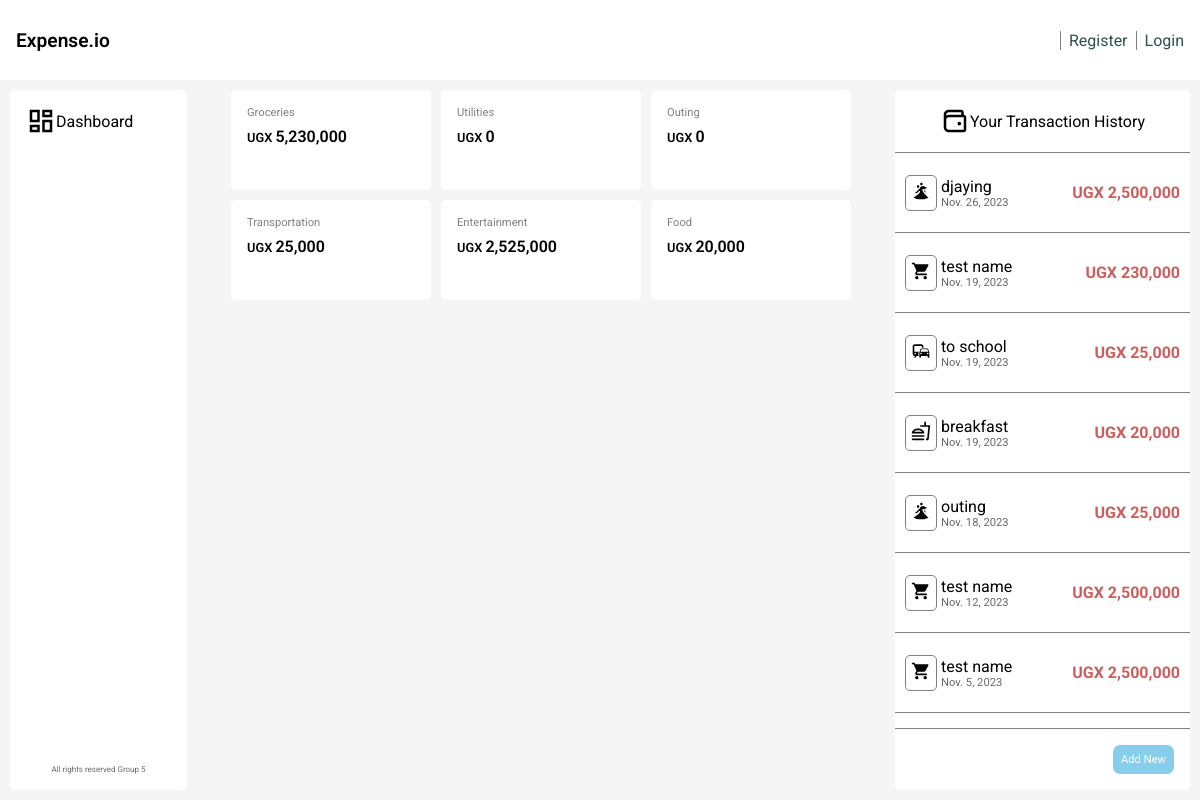
The page / on the database its author committed.
### core/models.py (models this page shows, shortened)
class Category(models.Model):
    name = models.CharField(max_length=50)
    created_at = models.DateTimeField(auto_now_add=True)
    def __str__(self) -> str:
        return self.name
    class Meta:
        verbose_name_plural = 'Categories'

class Expense(models.Model):
    name = models.CharField(max_length=50)
    amount = models.BigIntegerField()
    category = models.ForeignKey(Category, on_delete=models.CASCADE)
    date = models.DateField()

### core/views.py (the view)
# urls.py: path('', views.index, name='index'),
def index(request):
    categories = []
    _categories = Category.objects.all()
    for category in _categories:
        total_expenditure = category.expense_set.aggregate(Sum('amount'))['amount__sum'] or 0
        categories.append({
            'category': category,
            'total_expenditure': total_expenditure
        })
    expenses = Expense.objects.all().order_by('-date')
    context = { 'categories': categories, 'expenses': expenses }
    return render(request, 'core/index.html', context)

### core/templatetags/intcomma.py (called while the page is built)
@register.filter()
def intcomma(value):
    return "{:,}".format(int(value))

### core/templates/core/index.html (shortened to what this page needs)
{% load static %}
{% load intcomma %}
<!DOCTYPE html>
<html lang="en">
<head>
    <link rel="stylesheet" href="{% static 'css/main.css' %}">
    <link rel="stylesheet" href="{% static 'css/index.css' %}">
</head>
<body>
    <div class="body">
        <div class="navbar">
            <div class="logo">Expense.io</div>
            <div class="profile">
                {% if user.is_authenticated %}
                    <img src="{% static 'images/profile.jpg' %}" alt="profile">
                    <p class="username">
                        {{ user.username }}
                    </p>
                    <a href="{% url 'users:logout' %}">Logout</a>
                {% else %}
                    <a href="{% url 'users:register' %}">Register</a>
                    <a href="{% url 'users:login' %}">Login</a>
                {% endif %}
            </div>
        </div>
        <div class="main">
            <div class="sidebar">
                <div class="tile">
                    <svg style="width: 30px; height: auto;" xmlns="http://www.w3.org/2000/svg" viewBox="0 0 24 24">
                        <title>view-dashboard-outline</title>
                        <path
                            d="M19,5V7H15V5H19M9,5V11H5V5H9M19,13V19H15V13H19M9,17V19H5V17H9M21,3H13V9H21V3M11,3H3V13H11V3M21,11H13V21H21V11M11,15H3V21H11V15Z" />
                    </svg>
                    <span>Dashboard</span>
                </div>
                <p class="copy">All rights reserved Group 5</p>
            </div>
            <div class="categories">
                {% for category in categories %}
                    <div class="category">
                        <p class="name">{{ category.category.name }}</p>
                        <p class="total">
                            UGX
                            <span>{{ category.total_expenditure|intcomma }}</span>
                        </p>
                    </div>
                {% endfor %}
            </div>
            <div class="aside">
                <div class="header">
                    <span>Your Transaction History</span>
                </div>
                <div class="transactions">
                    {% for expense in expenses %}
                        <div class="transaction">
                            <div class="icon">
                            </div>
                            <div class="details">
                                <p class="name">{{ expense.name }}</p>
                                <p class="date">{{ expense.date }}</p>
                            </div>
                            <p class="value">
                                UGX
                                <span>{{ expense.amount|intcomma }}</span>
                            </p>
                        </div>
                    {% endfor %}
                </div>
                <div class="footer">
                    <button class="new">Add New</button>
                </div>
            </div>
        </div>
    </div>
</body>
</html>

### expense_tracker/static/css/main.css (style rules this page uses)
* { margin: 0; padding: 0; font-size: calc(0.8vh + 0.8vw); font-family: 'Roboto', Arial, Helvetica, sans-serif; box-sizing: border-box; }
body { height: 100vh; width: 100vw; }

### core/static/css/index.css (style rules this page uses)
div.body { height: 100%; width: 100%; }
div.main { background-color: whitesmoke; display: flex; height: 90%; width: 100%; padding: 10px; }
div.navbar { display: flex; justify-content: center; align-items: center; padding: 16px; height: 10%; background-color: white; }
.navbar > .logo { font-weight: 600; font-size: 1.2rem; }
.navbar > .profile { margin-left: auto; display: flex; justify-content: center; align-items: center; font-size: 0.7rem; }
.navbar > .profile a { margin-left: 8px; padding-left: 8px; border-left: 0.7px solid grey; color: darkslategrey; text-decoration: none; transition: scale 0.3s ease-in-out; }
div.sidebar { width: 15%; height: 100%; padding: 16px; border-radius: 5px; background-color: white; display: flex; flex-direction: column; }
.sidebar .tile { display: flex; align-items: center; }
.sidebar > .copy { font-size: 0.5rem; text-align: center; margin-top: auto; color:dimgrey; }
div.categories { width: 60%; padding: 0 10px; display: flex; flex-wrap: wrap; gap: 10px; justify-content: center; align-content: start; }
div.category { background-color: white; border-radius: 5px; height: 100px; padding: 16px; width: clamp(100px, 200px, 200px); }
.category > .name { font-size: 0.7rem; color: grey; }
.category > .total { font-weight: 600; font-size: 0.8rem; margin-top: 8px; }
div.aside { background-color: white; border-radius: 5px; height: 100%; width: 25%; display: flex; flex-direction: column; }
.aside > .header { padding: 16px 8px; border-bottom: 0.2px solid grey; display: flex; align-items: center; justify-content: center; }
.aside .transactions { max-height: 100%; flex: 1 1 auto; overflow-y: scroll; }
.aside .transaction { border-bottom: 0.2px solid grey; padding: 10px; display: flex; align-items: center; height: 80px; font-size: 23px; }
.transaction > .icon { border: 0.4px solid grey; border-radius: 5px; padding: 5px; margin-right: 4px; }
.transaction > .value { margin-left: auto; color: indianred; font-weight: bold; }
.transaction .date { color: dimgray; font-size: 0.7rem; }
.aside > .footer { margin-top: auto; padding: 16px; border-top: 0.5px solid grey; display: flex; }
.footer .new { margin-left: auto; padding: 8px; font-size: 0.7rem; background-color: skyblue; border: none; border-radius: 7px; color: white; transition: scale 0.2s ease-in-out; }

### rows shown on the page
Category: category.name "Groceries", total_expenditure "5,230,000"
Category: category.name "Utilities", total_expenditure "0"
Category: category.name "Outing", total_expenditure "0"
Category: category.name "Transportation", total_expenditure "25,000"
Category: category.name "Entertainment", total_expenditure "2,525,000"
Category: category.name "Food", total_expenditure "20,000"
Expense: name "djaying", date "Nov. 26, 2023", amount "2,500,000"
Expense: name "test name", date "Nov. 19, 2023", amount "230,000"
Expense: name "to school", date "Nov. 19, 2023", amount "25,000"
Expense: name "breakfast", date "Nov. 19, 2023", amount "20,000"
Expense: name "outing", date "Nov. 18, 2023", amount "25,000"
Expense: name "test name", date "Nov. 12, 2023", amount "2,500,000"
Expense: name "test name", date "Nov. 5, 2023", amount "2,500,000"
